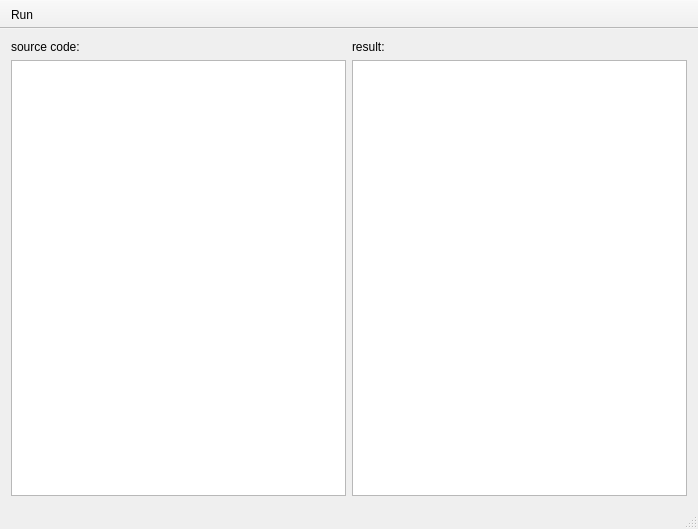
<?xml version="1.0" encoding="UTF-8"?>
<ui version="4.0">
 <class>TangQTTestClass</class>
 <widget class="QMainWindow" name="TangQTTestClass">
  <property name="geometry">
   <rect>
    <x>0</x>
    <y>0</y>
    <width>698</width>
    <height>529</height>
   </rect>
  </property>
  <property name="windowTitle">
   <string>TangQTTest</string>
  </property>
  <widget class="QWidget" name="centralWidget">
   <layout class="QGridLayout" name="gridLayout">
    <item row="0" column="1">
     <widget class="QLabel" name="label_2">
      <property name="styleSheet">
       <string notr="true">font: 9pt &quot;Arial&quot;;</string>
      </property>
      <property name="text">
       <string>result:</string>
      </property>
     </widget>
    </item>
    <item row="0" column="0">
     <widget class="QLabel" name="label">
      <property name="styleSheet">
       <string notr="true">font: 9pt &quot;Arial&quot;;</string>
      </property>
      <property name="text">
       <string>source code:</string>
      </property>
     </widget>
    </item>
    <item row="2" column="0">
     <widget class="QPlainTextEdit" name="plainTextEdit">
      <property name="styleSheet">
       <string notr="true">font: 11pt &quot;Consolas&quot;;</string>
      </property>
     </widget>
    </item>
    <item row="2" column="1">
     <widget class="QPlainTextEdit" name="plainTextEdit_2">
      <property name="styleSheet">
       <string notr="true">font: 11pt &quot;Consolas&quot;;</string>
      </property>
     </widget>
    </item>
   </layout>
  </widget>
  <widget class="QStatusBar" name="statusBar"/>
  <widget class="QToolBar" name="toolBar">
   <property name="windowTitle">
    <string>toolBar</string>
   </property>
   <property name="movable">
    <bool>false</bool>
   </property>
   <property name="orientation">
    <enum>Qt::Horizontal</enum>
   </property>
   <property name="iconSize">
    <size>
     <width>36</width>
     <height>36</height>
    </size>
   </property>
   <attribute name="toolBarArea">
    <enum>TopToolBarArea</enum>
   </attribute>
   <attribute name="toolBarBreak">
    <bool>false</bool>
   </attribute>
   <addaction name="actionRun"/>
  </widget>
  <action name="actionRun">
   <property name="icon">
    <iconset resource="TangQTTest.qrc">
     <normaloff>:/new/prefix1/EE0D258040D18DB8558AE92A70FAFACF.jpg</normaloff>:/new/prefix1/EE0D258040D18DB8558AE92A70FAFACF.jpg</iconset>
   </property>
   <property name="text">
    <string>Run</string>
   </property>
  </action>
 </widget>
 <layoutdefault spacing="6" margin="11"/>
 <resources>
  <include location="TangQTTest.qrc"/>
 </resources>
 <connections/>
</ui>
